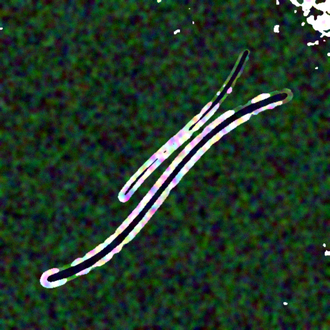
#> input picture preview_pre_flood_rgb.png, 330 x 330 px, shrunk from 512 x 512 before the run, found by its file name
$ python 04_visualization_gis.py
#> lines starting #> are read from the running program, lines starting #| are printed output that depends on the picture
#> (reads classified_map.npy from the repository)
#> (reads class_legend.json from the repository)
#> (reads transform.json from the repository)
#> (reads flood_pred_mask.npy from the repository)
### utils.py
"""
utils.py
Shared helpers: lightweight geo-referencing, raster I/O, and band math.

This project ships without GDAL/rasterio/geopandas (no internet access was
available to install them in this environment), so georeferencing is
implemented manually: every raster is a numpy array plus a small affine
transform (stored as a sidecar .json "world file"). This keeps every array
pixel mappable to real WGS84 lat/lon for the Kathmandu Valley / Koshi-Bagmati
study area, and the code is written so it drops in cleanly if you later
swap the synthetic arrays for real rasterio DatasetReader.read() arrays.
"""
import json
import os
import numpy as np
from PIL import Image
import tifffile

# ---------------------------------------------------------------------------
# Study area definition
# ---------------------------------------------------------------------------
# Approx bounding box covering Kathmandu Valley and the lower/mid
# Koshi-Bagmati basin reach used for this case study (WGS84, EPSG:4326)
STUDY_AREA = {
    "name": "Kathmandu Valley / Koshi-Bagmati Basin (subset)",
    "lon_min": 85.15,
    "lon_max": 85.55,
    "lat_min": 27.55,
    "lat_max": 27.85,
}

BAND_ORDER = ["Blue", "Green", "Red", "NIR", "SWIR1"]  # Sentinel-2-like


# [13 lines left out: function affine_transform, not called in this run]


def pixel_to_lonlat(row, col, transform):
    lon = transform["top_left_lon"] + (col + 0.5) * transform["px_size_x"]
    lat = transform["top_left_lat"] - (row + 0.5) * transform["px_size_y"]
    return lon, lat


# [41 lines left out: functions save_raster, load_raster, stretch_to_uint8, save_rgb_png, normalized_diff, not called in this run]

### 04_visualization_gis.py
"""
04_visualization_gis.py

Produces the GIS deliverables:
  - Georeferenced flood-extent map (lat/lon axes) over the study area
  - Pre/Post/Change 3-panel comparison figure
  - Land-cover classification map with legend
  - Zonal flood-impact statistics by administrative sub-area (proxy grid
    standing in for Kathmandu/Lalitpur/Bhaktapur + basin districts)
  - Flood-extent polygon export to GeoJSON (vectorized from the raster
    mask via marching squares, coordinates in WGS84 lon/lat)
"""
import os, sys, json
import numpy as np
import matplotlib
matplotlib.use("Agg")
import matplotlib.pyplot as plt
from matplotlib.colors import ListedColormap
from matplotlib.patches import Patch
from skimage import measure

sys.path.insert(0, os.path.dirname(__file__))
from utils import load_raster, pixel_to_lonlat, STUDY_AREA

CLASSES = ["water", "flooded", "urban", "agriculture", "forest", "barren"]
CLASS_COLORS = {
    "water": "#1f78b4", "flooded": "#e31a1c", "urban": "#999999",
    "agriculture": "#ffcc33", "forest": "#33a02c", "barren": "#a67c52",
}

# Approximate named zones within the study grid for zonal statistics
# (illustrative administrative proxy, not surveyed boundaries)
ZONES = {
    "Kathmandu Metro (core)":     (0.30, 0.55, 0.30, 0.55),
    "Lalitpur":                   (0.45, 0.70, 0.20, 0.45),
    "Bhaktapur":                  (0.15, 0.35, 0.45, 0.65),
    "Bagmati corridor (upstream)": (0.55, 0.85, 0.00, 0.30),
    "Koshi confluence (downstream)": (0.00, 0.30, 0.55, 0.90),
}
# tuple = (row_frac_min, row_frac_max, col_frac_min, col_frac_max)


def extent_lonlat(transform):
    lon0 = transform["top_left_lon"]
    lat0 = transform["top_left_lat"]
    lon1 = lon0 + transform["width"] * transform["px_size_x"]
    lat1 = lat0 - transform["height"] * transform["px_size_y"]
    return [lon0, lon1, lat1, lat0]  # imshow extent: left,right,bottom,top


def plot_flood_extent_map(classified_map, transform, path):
    H, W = classified_map.shape
    cmap = ListedColormap([CLASS_COLORS[c] for c in CLASSES])
    ext = extent_lonlat(transform)

    fig, ax = plt.subplots(figsize=(7.5, 7))
    ax.imshow(classified_map, cmap=cmap, vmin=0, vmax=len(CLASSES) - 1,
              extent=ext, origin="upper")
    ax.set_xlabel("Longitude (°E)")
    ax.set_ylabel("Latitude (°N)")
    ax.set_title("Flood Extent & Land-Cover Classification\nKathmandu Valley / Koshi-Bagmati Basin (case-study subset)",
                 fontsize=11)
    handles = [Patch(facecolor=CLASS_COLORS[c], label=c.capitalize()) for c in CLASSES]
    ax.legend(handles=handles, loc="upper right", fontsize=8, framealpha=0.9)
    ax.grid(alpha=0.25, linestyle="--", linewidth=0.5)

    # north arrow + scale bar (approx, 1 deg lon ~ 98.7 km at this latitude)
    ax.annotate("N", xy=(0.94, 0.92), xytext=(0.94, 0.86), xycoords="axes fraction",
                ha="center", fontsize=11, fontweight="bold",
                arrowprops=dict(arrowstyle="-|>", lw=1.5))
    bar_deg = 0.05  # ~5.5 km
    x0 = ext[0] + 0.03 * (ext[1] - ext[0])
    y0 = ext[2] + 0.05 * (ext[3] - ext[2])
    ax.plot([x0, x0 + bar_deg], [y0, y0], color="black", lw=2)
    ax.text(x0 + bar_deg / 2, y0 + 0.01 * (ext[3] - ext[2]), "~5.5 km",
            ha="center", fontsize=7)

    plt.tight_layout()
    plt.savefig(path, dpi=180)
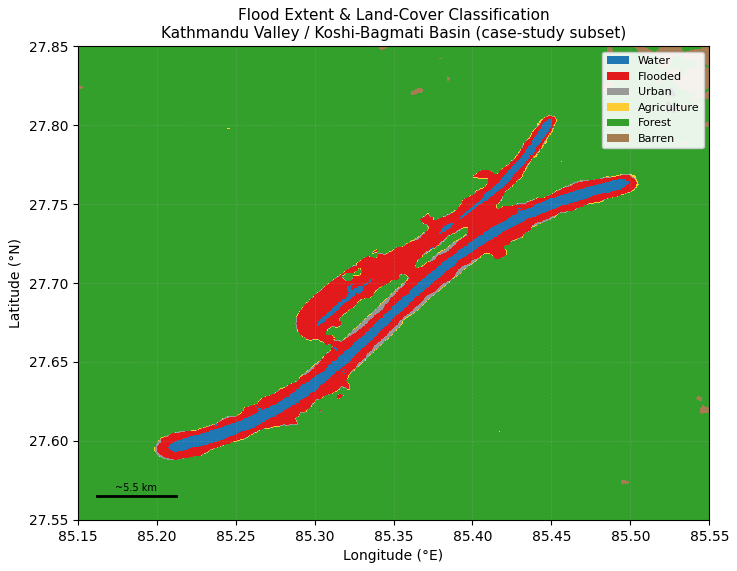
#> figure drawn by matplotlib, 1 panel
    plt.close()


def plot_comparison_panel(pre_png, post_png, change_png, path):
#> called with pre_png = 'outputs/maps/preview_pre_flood_rgb.png', post_png = 'outputs/maps/preview_post_flood_rgb.png', change_png = 'outputs/figures/d_mndwi.png'
    fig, axes = plt.subplots(1, 3, figsize=(14, 5))
    for ax, img_path, title in zip(
        axes, [pre_png, post_png, change_png],
        ["Pre-Flood (baseline)", "Post-Flood (peak inundation)", "MNDWI Change (flood signal)"]
    ):
        img = plt.imread(img_path)
#> img is the input picture: shape (330, 330, 3) float32; mean R, G, B 0.134, 0.224, 0.155
        ax.imshow(img)
        ax.set_title(title, fontsize=10)
        ax.axis("off")
    plt.suptitle("Multi-Temporal Flood Change Detection", fontsize=13)
    plt.tight_layout()
    plt.savefig(path, dpi=150)
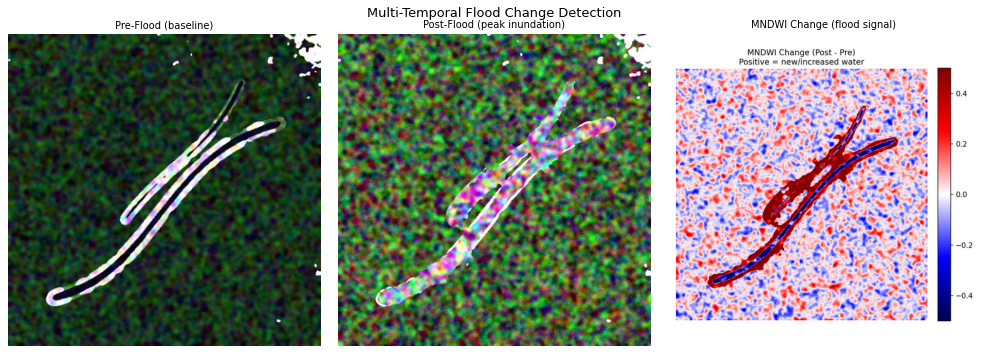
#> figure drawn by matplotlib, 3 panels
    plt.close()


def zonal_statistics(classified_map, class_id, transform):
    H, W = classified_map.shape
    flooded_mask = (classified_map == class_id["flooded"])
    water_mask = (classified_map == class_id["water"])
    rows = []
    for name, (r0f, r1f, c0f, c1f) in ZONES.items():
        r0, r1 = int(r0f * H), int(r1f * H)
        c0, c1 = int(c0f * W), int(c1f * W)
        sub_total = (r1 - r0) * (c1 - c0)
        sub_flooded = flooded_mask[r0:r1, c0:c1].sum()
        sub_water = water_mask[r0:r1, c0:c1].sum()
        px_area_km2 = (transform["px_size_x"] * 111.32) * (transform["px_size_y"] * 110.57)
        rows.append({
            "zone": name,
            "flooded_px": int(sub_flooded),
            "flooded_km2": round(sub_flooded * px_area_km2, 2),
            "flooded_pct_of_zone": round(100 * sub_flooded / sub_total, 2),
            "existing_water_km2": round(sub_water * px_area_km2, 2),
        })
    return rows


def plot_zonal_chart(rows, path):
#> called with path = 'outputs/figures/zonal_flood_impact.png'
    zones = [r["zone"] for r in rows]
    pct = [r["flooded_pct_of_zone"] for r in rows]
    order = np.argsort(pct)[::-1]
    zones = [zones[i] for i in order]
    pct = [pct[i] for i in order]

    plt.figure(figsize=(8, 4.5))
    bars = plt.barh(zones, pct, color="#c0392b")
    plt.xlabel("Flooded area (% of zone)")
    plt.title("Flood Impact by Zone")
    for b, v in zip(bars, pct):
        plt.text(v + 0.3, b.get_y() + b.get_height() / 2, f"{v:.1f}%", va="center", fontsize=9)
    plt.tight_layout()
    plt.savefig(path, dpi=150)
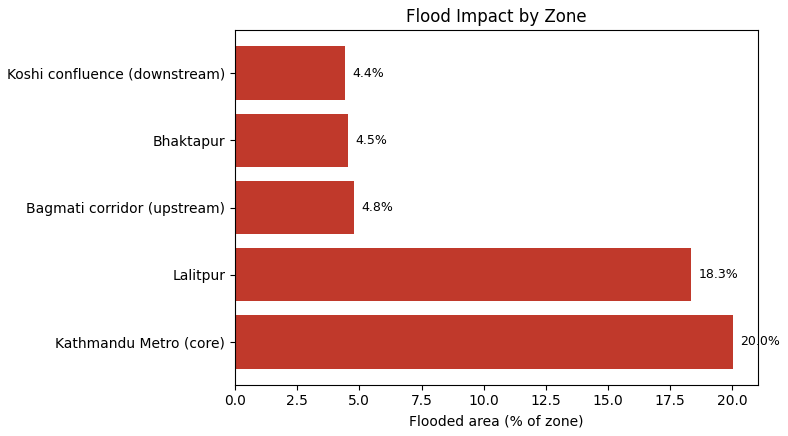
#> figure drawn by matplotlib, 1 panel
    plt.close()


def export_geojson(flood_mask, transform, path):
#> called with path = 'outputs/vectors/flood_extent.geojson'
    contours = measure.find_contours(flood_mask.astype(float), level=0.5)
    features = []
    for c in contours:
        if len(c) < 4:
            continue
        coords = []
        for (row, col) in c[::2]:  # thin vertices a bit
            lon, lat = pixel_to_lonlat(row, col, transform)
            coords.append([round(lon, 6), round(lat, 6)])
        if coords[0] != coords[-1]:
            coords.append(coords[0])
        features.append({
            "type": "Feature",
            "properties": {"class": "flood_extent"},
            "geometry": {"type": "Polygon", "coordinates": [coords]},
        })
    geojson = {
        "type": "FeatureCollection",
        "name": "flood_extent_kathmandu_koshi_bagmati",
        "crs": {"type": "name", "properties": {"name": "urn:ogc:def:crs:OGC:1.3:CRS84"}},
        "features": features,
    }
    os.makedirs(os.path.dirname(path), exist_ok=True)
    with open(path, "w") as f:
        json.dump(geojson, f)
    return len(features)


def main():
    classified_map = np.load("outputs/classified/classified_map.npy")
    with open("outputs/classified/class_legend.json") as f:
        class_id = json.load(f)
    with open("data/transform.json") as f:
        transform = json.load(f)
    flood_pred_mask = np.load("outputs/classified/flood_pred_mask.npy")

    plot_flood_extent_map(classified_map, transform, "outputs/maps/flood_extent_classification_map.png")
    plot_comparison_panel(
        "outputs/maps/preview_pre_flood_rgb.png",
        "outputs/maps/preview_post_flood_rgb.png",
        "outputs/figures/d_mndwi.png",
        "outputs/maps/multitemporal_comparison_panel.png",
    )

    rows = zonal_statistics(classified_map, class_id, transform)
    plot_zonal_chart(rows, "outputs/figures/zonal_flood_impact.png")
    with open("outputs/classified/zonal_statistics.json", "w") as f:
        json.dump(rows, f, indent=2)

    n_features = export_geojson(flood_pred_mask, transform, "outputs/vectors/flood_extent.geojson")

    print("Zonal flood statistics:")
    for r in rows:
        print(f"  {r['zone']:32s} {r['flooded_pct_of_zone']:5.1f}% flooded  "
              f"({r['flooded_km2']} km^2)")
    print(f"\nExported {n_features} flood-extent polygon(s) -> outputs/vectors/flood_extent.geojson")
    print("Saved maps -> outputs/maps/flood_extent_classification_map.png, "
          "multitemporal_comparison_panel.png")


if __name__ == "__main__":
    os.chdir(os.path.dirname(os.path.dirname(os.path.abspath(__file__))))
    main()
